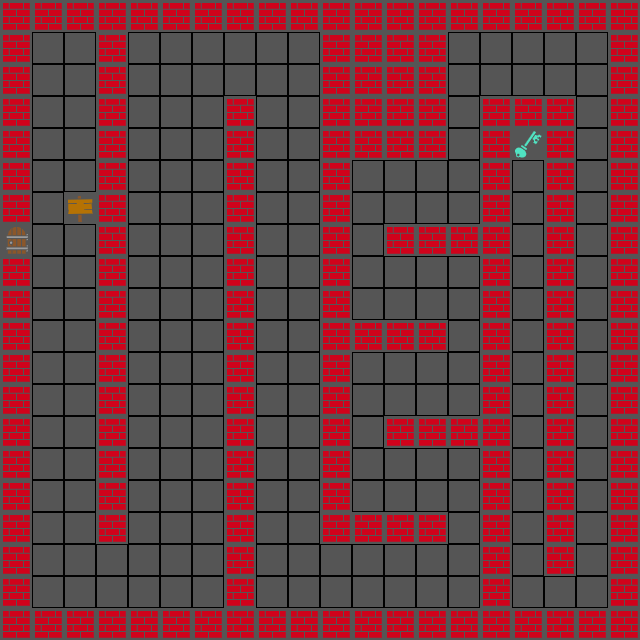

A level layout from a 2D game, rendered from its tile map. Below: a short description, then the map file with its tile-grid data intact:
An orthogonal 20x20 tile map with 32x32 px tiles, 1 tile layer (Tiles).

<map version="1.2" tiledversion="1.3.3" orientation="orthogonal" renderorder="right-down" width="20" height="20" tilewidth="32" tileheight="32" infinite="0" backgroundcolor="#555555" nextlayerid="6" nextobjectid="7">
 <editorsettings>
  <export target="../eastHall.csv" format="csv" />
 </editorsettings>
 <tileset firstgid="1" source="default.tsx" />
 <layer id="4" name="Tiles" width="20" height="20">
  <data encoding="csv">
2,2,2,2,2,2,2,2,2,2,2,2,2,2,2,2,2,2,2,2,
2,1,1,2,1,1,1,1,1,1,2,2,2,2,1,1,1,1,1,2,
2,1,1,2,1,1,1,1,1,1,2,2,2,2,1,1,1,1,1,2,
2,1,1,2,1,1,1,2,1,1,2,2,2,2,1,2,2,2,1,2,
2,1,1,2,1,1,1,2,1,1,2,2,2,2,1,2,8,2,1,2,
2,1,1,2,1,1,1,2,1,1,2,1,1,1,1,2,1,2,1,2,
2,1,3,2,1,1,1,2,1,1,2,1,1,1,1,2,1,2,1,2,
4,1,1,2,1,1,1,2,1,1,2,1,2,2,2,2,1,2,1,2,
2,1,1,2,1,1,1,2,1,1,2,1,1,1,1,2,1,2,1,2,
2,1,1,2,1,1,1,2,1,1,2,1,1,1,1,2,1,2,1,2,
2,1,1,2,1,1,1,2,1,1,2,2,2,2,1,2,1,2,1,2,
2,1,1,2,1,1,1,2,1,1,2,1,1,1,1,2,1,2,1,2,
2,1,1,2,1,1,1,2,1,1,2,1,1,1,1,2,1,2,1,2,
2,1,1,2,1,1,1,2,1,1,2,1,2,2,2,2,1,2,1,2,
2,1,1,2,1,1,1,2,1,1,2,1,1,1,1,2,1,2,1,2,
2,1,1,2,1,1,1,2,1,1,2,1,1,1,1,2,1,2,1,2,
2,1,1,2,1,1,1,2,1,1,2,2,2,2,1,2,1,2,1,2,
2,1,1,1,1,1,1,2,1,1,1,1,1,1,1,2,1,2,1,2,
2,1,1,1,1,1,1,2,1,1,1,1,1,1,1,2,1,1,1,2,
2,2,2,2,2,2,2,2,2,2,2,2,2,2,2,2,2,2,2,2
</data>
 </layer>
</map>